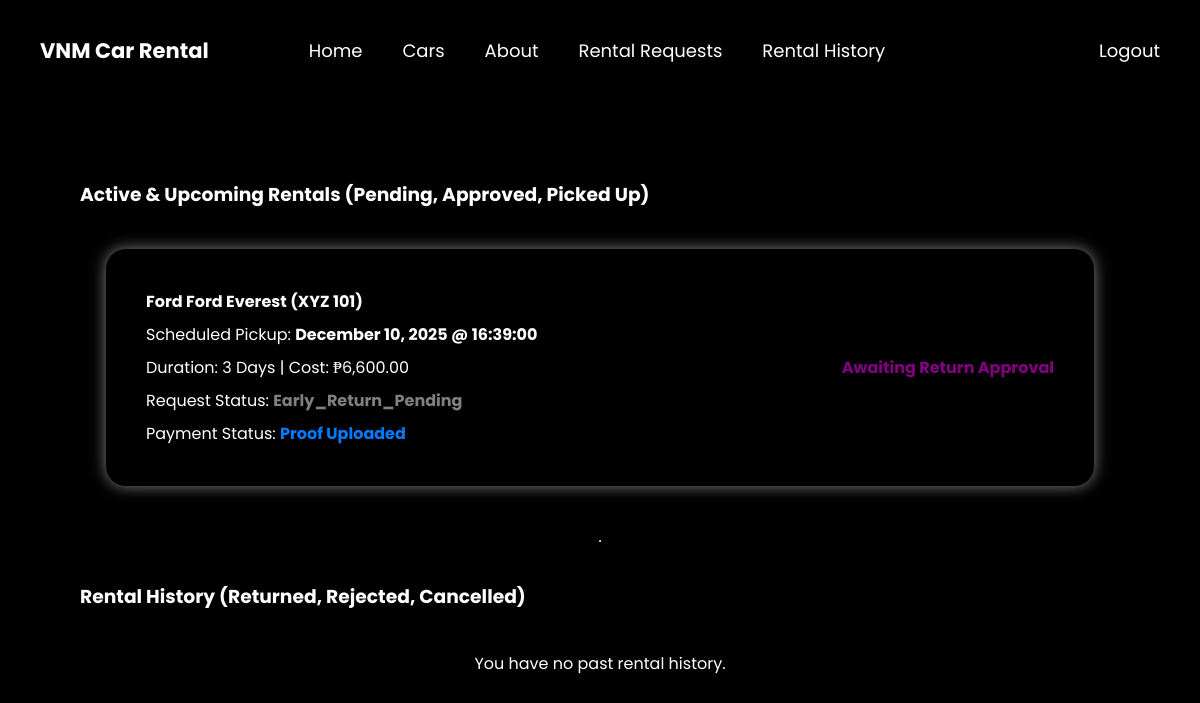
Page /vnm-system1/php/customer_lifecycle.php (signed in) on the committed database.
### tables this page shows
CREATE TABLE `rental_requests` (
  `request_id` int(11) NOT NULL,
  `user_id` int(11) NOT NULL,
  `car_id` int(11) NOT NULL,
  `driver_license_photo` varchar(500) DEFAULT NULL,
  `rental_date` date NOT NULL,
  `rental_time` time NOT NULL,
  `rental_duration_days` int(11) NOT NULL,
  `total_cost` decimal(10,2) DEFAULT NULL,
  `odometer_pickup` int(11) DEFAULT NULL,
  `condition_pickup` text DEFAULT NULL,
  `actual_pickup_datetime` datetime DEFAULT NULL,
  `payment_proof_path` varchar(255) DEFAULT NULL,
  `payment_method` varchar(50) DEFAULT NULL,
  `payment_reference_no` varchar(100) DEFAULT NULL,
  `admin_notes` text DEFAULT NULL,
  `request_status` enum('Pending','Approved','Rejected','Cancelled','Picked Up','Returned','Early_Return_Pending') NOT NULL DEFAULT 'Pending',
  `request_timestamp` datetime NOT NULL DEFAULT current_timestamp(),
  `payment_status` enum('Unpaid','Paid','Proof Uploaded') NOT NULL DEFAULT 'Unpaid',
  `rental_lifecycle_status` enum('Scheduled','PickedUp','OnRide','Returned') NOT NULL DEFAULT 'Scheduled'
);

CREATE TABLE `cars` (
  `car_id` int(11) NOT NULL,
  `model` varchar(100) NOT NULL,
  `plate_no` varchar(20) NOT NULL,
  `car_brand` varchar(100) NOT NULL,
  `year` year(4) NOT NULL,
  `daily_rate` decimal(10,2) NOT NULL,
  `owner` varchar(150) NOT NULL,
  `fuel_type` varchar(50) NOT NULL,
  `transmission` varchar(50) NOT NULL,
  `is_available` tinyint(1) DEFAULT 1,
  `location_id` int(11) NOT NULL,
  `image` varchar(255) DEFAULT NULL,
  `availability` tinyint(1) NOT NULL DEFAULT 1,
  `description` text DEFAULT NULL
);

### vnm-system1/php/customer_lifecycle.php (the view, shortened to what this page needs)
<?php
include 'db.php';
$current_user_id = (int) $_SESSION['user'];
$current_sql = "
    SELECT
        rr.request_id, rr.rental_date, rr.rental_time, rr.rental_duration_days, rr.total_cost, rr.request_status, rr.payment_status,
        c.car_brand, c.model, c.plate_no,
        pd.pickup_date_actual, pd.odometer_pickup, pd.car_condition_pickup
    FROM rental_requests rr
    INNER JOIN cars c ON rr.car_id = c.car_id
    LEFT JOIN rental_pickup_details pd ON rr.request_id = pd.request_id
    WHERE rr.request_status IN ('Pending', 'Approved', 'Picked Up', 'Early_Return_Pending')
        AND rr.user_id = ?
    ORDER BY FIELD(rr.request_status, 'Picked Up', 'Approved', 'Pending') ASC, rr.rental_date ASC";
$stmt_current = $conn->prepare($current_sql);
$stmt_current->bind_param('i', $current_user_id);
$stmt_current->execute();
$current_details = $stmt_current->get_result();
$history_sql = "
    SELECT
        rr.request_id, rr.rental_date, rr.rental_time, rr.total_cost, rr.request_status, rr.payment_status,
        c.car_brand, c.model, c.plate_no,
        pd.odometer_pickup,
        rd.odometer_return, rd.return_date_actual, rd.damage_fee
    FROM rental_requests rr
    INNER JOIN cars c ON rr.car_id = c.car_id
    LEFT JOIN rental_pickup_details pd ON rr.request_id = pd.request_id
    LEFT JOIN rental_return_details rd ON rr.request_id = rd.request_id
    WHERE rr.request_status IN ('Returned', 'Rejected', 'Cancelled')
        AND rr.user_id = ?
    ORDER BY rr.rental_date DESC";
$stmt_history = $conn->prepare($history_sql);
$stmt_history->bind_param('i', $current_user_id);
$stmt_history->execute();
$history_details = $stmt_history->get_result();
?>
<!DOCTYPE html>
<html lang="en">
<head>
    <link rel="stylesheet" href="../css/main.css">
    <link rel="stylesheet" href="../css/rent_form.css">
    <link rel="stylesheet" href="../css/rental.css?v=1.5">
</head>
<body>
     <nav>
        <h3>VNM Car Rental</h3>
        <a href="../php/login-dashboard.php">Home</a>
        <a href="#cars">Cars</a>
        <a href="#aboutUs">About</a>
        <a href="../php/rentalsc.php">Rental Requests</a>
        <a href="../php/customer_lifecycle.php">Rental History</a>
        <button popovertarget="logout">Logout</button>
    </nav>
    <main>
        <section id="upcoming">
            <h3>Active & Upcoming Rentals (Pending, Approved, Picked Up)</h3>
            <?php if ($current_details->num_rows > 0): ?>
                <?php while ($row = $current_details->fetch_assoc()):
                    $rental_date_display = date('F j, Y', strtotime($row['rental_date']));
                    $car_display = htmlspecialchars("{$row['car_brand']} {$row['model']} ({$row['plate_no']})");
                    $status_text = htmlspecialchars($row['request_status']);
                    $payment_status = htmlspecialchars($row['payment_status']);
                    $status_color = 'grey';
                    $payment_status_color = '#dc3545';
                    if ($payment_status === 'Paid') {
                        $payment_status_color = 'darkgreen';
                    } elseif ($payment_status === 'Proof Uploaded') {
                        $payment_status_color = '#007bff';
                    }
                    $popover_data = json_encode([
                        'request_id' => $row['request_id'],
                        'car_display' => $car_display,
                        'total_cost' => number_format($row['total_cost'], 2)
                    ]);
                ?>
                <div class="rental-detail">
                    <div class="detail">
                        <h4><?= $car_display ?></h4>
                        <p>Scheduled Pickup: <strong><?= $rental_date_display ?> @ <?= htmlspecialchars($row['rental_time']) ?></strong></p>
                        <p>Duration: <?= htmlspecialchars($row['rental_duration_days']) ?> Days | Cost: ₱<?= number_format($row['total_cost'], 2) ?></p>
                        <p>Request Status: <span style="font-weight: bold; color: <?= $status_color ?>;"><?= $status_text ?></span></p>
                        <p>Payment Status: <span style="font-weight: bold; color: <?= $payment_status_color ?>;"><?= $payment_status ?></span></p>
                    </div>
                    <div class="action-status">
                        <?php if ($status_text === 'Approved' && $payment_status === 'Unpaid'): ?>
                            <button
                                id="payment-button-<?= $row['request_id'] ?>"
                                data-popover-details='<?= htmlspecialchars($popover_data, ENT_QUOTES, 'UTF-8') ?>'
                                onclick="openPaymentPopover(this)"
                                popovertarget="payment-popover"
                                style="background-color: #ffc107; color: black; border: none; padding: 8px 15px; border-radius: 4px; cursor: pointer; font-weight: bold;"
                            >Upload Payment Proof</button>
                        <?php elseif ($status_text === 'Approved' && $payment_status === 'Proof Uploaded'): ?>
                            <p style="color: #007bff; font-weight: bold; margin: 0;">Proof Awaiting Admin Check</p>
                        <?php elseif ($status_text === 'Early_Return_Pending'): ?>
                            <p style="color: purple; font-weight: bold; margin: 0;">Awaiting Return Approval</p>
                        <?php elseif ($status_text === 'Picked Up'): ?>
                            <p style="color: green; font-weight: bold; margin: 0;">ACTIVE RENTAL</p>
                        <?php endif; ?>
                    </div>
                </div>
                <?php endwhile; ?>
            <?php else: ?>
                <p>You have no pending, approved, or active rentals.</p>
            <?php endif; ?>
        </section>
        <hr>
        <section id="history">
            <h3>Rental History (Returned, Rejected, Cancelled)</h3>
            <?php if ($history_details->num_rows > 0): ?>
                <?php while ($row = $history_details->fetch_assoc()):
                    $rental_date_display = date('F j, Y', strtotime($row['rental_date']));
                    $car_display = htmlspecialchars("{$row['car_brand']} {$row['model']} ({$row['plate_no']})");
                    $status_text = htmlspecialchars($row['request_status']);
                    $status_color = 'grey';
                    if ($status_text === 'Returned') {
                        $status_color = 'darkgreen';
                    } elseif ($status_text === 'Rejected') {
                        $status_color = 'red';
                    } elseif ($status_text === 'Cancelled') {
                        $status_color = 'grey';
                    }
                ?>
                <div class="rental-detail">
                    <div class="detail">
                        <h4><?= $car_display ?></h4>
                        <p>Scheduled Pickup: <strong><?= $rental_date_display ?> @ <?= htmlspecialchars($row['rental_time']) ?></strong></p>
                        <p>Cost: ₱<?= number_format($row['total_cost'], 2) ?></p>
                        <p>Final Status: <span style="font-weight: bold; color: <?= $status_color ?>;"><?= strtoupper($status_text) ?></span></p>
                        <?php if ($status_text === 'Returned'): ?>
                            <p style="font-size: 0.9em; margin-top: 10px; color: #ccc;">
                                <strong>Return Date:</strong> <?= date('F j, Y', strtotime($row['return_date_actual'])) ?><br>
                                <strong>Distance Traveled:</strong> <?= number_format($row['odometer_return'] - $row['odometer_pickup']) ?> km
                            </p>
                            <?php if ($row['damage_fee'] > 0): ?>
                                <p style="color: red; font-weight: bold;">Damage/Extra Fee: ₱<?= number_format($row['damage_fee'], 2) ?></p>
                            <?php endif; ?>
                        <?php endif; ?>
                    </div>
                    <div class="action-status">
                        <?php if ($status_text === 'Returned'): ?>
                            <p style="color: darkgreen; font-weight: bold; margin: 0;">COMPLETED</p>
                        <?php else: ?>
                            <p style="color: <?= $status_color ?>; font-weight: bold; margin: 0;">STOPPED</p>
                        <?php endif; ?>
                    </div>
                </div>
                <?php endwhile; ?>
            <?php else: ?>
                <p>You have no past rental history.</p>
            <?php endif; ?>
        </section>
    </main>
</body>
</html>

### vnm-system1/css/main.css (style rules this page uses)
:root { --font-color:white; --padding-s:2.5vh; --padding-l:5vh; --font-fam:Poppins; --font-s:12px; --font-m:18px; --font-l:24px; --font-xl:30px; --space-s:2.5vh; --space-m:5vh; --space-l:7.5vh; --radius-s:15px; --radius-m:20px; --radius-l:25px; }
* { margin: 0; padding: 0; box-sizing: border-box; font-family: var(--font-fam); color: var(--font-color); }
body { background-color: black; display: grid; min-height: 100vh; width: 100%; }
a { text-decoration: none; }
main { min-height: 100vh; }
@media (min-width:300px) { body { grid-template-columns: 1fr; grid-template-rows: 12.5vh 1fr; } }
@media (min-width:300px) { nav { grid-area: 1 / 1 / 2 / 2; display: flex; align-items: center; justify-content: flex-start; padding:0 var(--padding-s); font-size: var(--font-s); } }
@media (min-width:300px) { nav a { display: none; } }
@media (min-width:300px) { main { grid-area: 2 / 1 / 3 / 2; } }
@media (min-width:300px) { section { display: flex; } }
@media (min-width:600px) { nav { font-size: var(--font-m); gap: var(--space-m); padding:0 var(--padding-l); } }
@media (min-width:600px) { nav h3 { margin-right: var(--space-l); } }
@media (min-width:600px) { nav a { display: flex; align-items: center; height: 100%; padding: 0; transition: 0.125s ease-in-out; } }
@media (min-width:600px) { main { display: flex; flex-direction: column; max-width: 100%; } }
@media (min-width:600px) { section { min-height: 50vh; } }

### vnm-system1/css/rent_form.css (style rules this page uses)
:root { --font-color:white; --padding-s:2.5vh; --padding-l:5vh; --font-fam:Poppins; --font-s:12px; --font-m:18px; --font-l:24px; --font-xl:30px; --space-s:2.5vh; --space-m:5vh; --space-l:7.5vh; --radius-s:15px; --radius-m:20px; --radius-l:25px; }
* { margin: 0; padding: 0; box-sizing: border-box; font-family: var(--font-fam); }
nav button:nth-child(7) { margin-left: auto; width: fit-content; height: fit-content; background-color: transparent; border: transparent; font-size:var(--font-s); transition: 0.125s ease-in-out; }
@media (min-width:600px) { nav button:nth-child(7) { font-size:var(--font-m); } }
@media (min-width:600px) { main { display: grid; place-items: center; } }

### vnm-system1/css/rental.css (style rules this page uses)
:root { --font-color:white; --padding-s:2.5vh; --padding-l:5vh; --font-fam:Poppins; --font-s:12px; --font-m:18px; --font-l:24px; --font-xl:30px; --space-s:2.5vh; --space-m:5vh; --space-l:7.5vh; --radius-s:15px; --radius-m:20px; --radius-l:25px; }
* { margin: 0; padding: 0; box-sizing: border-box; font-family: var(--font-fam); }
@media (min-width:600px) { main, #upcoming, #history { display: flex; flex-direction: column; justify-content: flex-start; align-items: center; padding: var(--padding-l); } }
@media (min-width:600px) { section { width: 100%; height: fit-content; gap: var(--space-m); } }
@media (min-width:600px) { section h3 { margin-right: auto; } }
@media (min-width:600px) { .rental-detail { width: 95%; min-height: 20vh; height:fit-content; padding: 5vh; border-radius: var(--radius-m); box-shadow: 0px 0px 15px 0px rgba(255,255,255,0.5); -webkit-box-shadow: 0px 0px 15px 0px rgba(255,255,255,0.5); -moz-box-shadow: 0px 0px 15px 0px rgba(255,255,255,0.5); display: flex; align-items: center; justify-content: space-between; } }
@media (min-width:600px) { .rental-detail .detail { display: flex; flex-direction: column; gap: 1vh; } }
@media (min-width:600px) { .action-status { display: flex; align-items: center; gap: var(--space-s); } }

### vnm-system1/php/customer_lifecycle.php (style rules this page uses)
.action-status p { font-weight: bold; color: #333; }

### rows in the picture
rental_requests: car.plate_no "Ford Ford Everest (XYZ 101)", rental_date "December 10, 2025", rental_time "16:39:00", rental_duration_days "3", total_cost "6,600.00", request_status "Early_Return_Pending", payment_status "Proof Uploaded", shows "Awaiting Return Approval"
